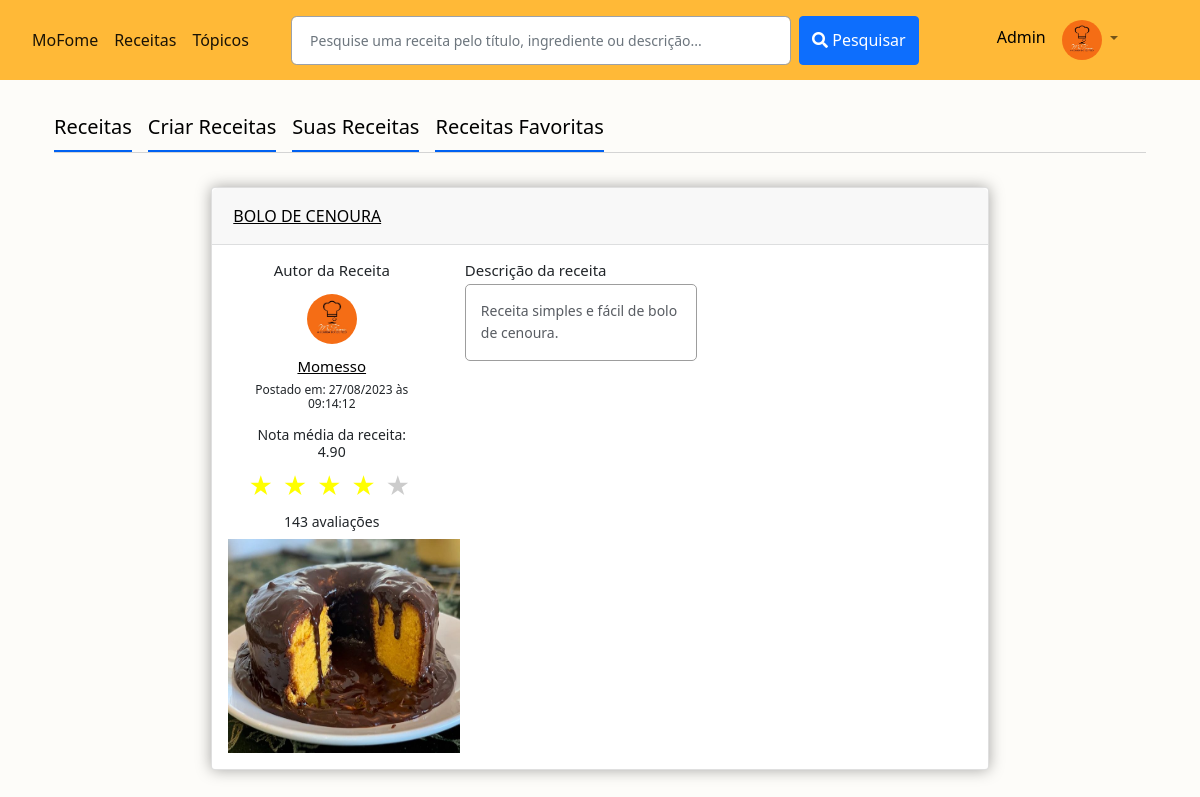
/perfil/favoritas/ (signed in), run on the app's committed database.
### usuarios/models.py (models this page shows, shortened)
class Profile(models.Model):
    user = models.OneToOneField(User, on_delete=models.CASCADE)
    image = models.ImageField(default='default.jpg', upload_to='profile_pics')
    modo_privacidade = models.IntegerField(default=0)
    receitas_avaliadas = models.ManyToManyField(modelsMoFome.Receita, related_name='avaliadores', blank=True)
    receitas_favoritas = models.ManyToManyField(modelsMoFome.Receita, related_name='favoritas', blank=True)

### MoFome/models.py (models this page shows, shortened)
class Receita(models.Model):
    title = models.CharField(max_length=80)
    ingredientes = models.TextField()
    descricao = models.TextField()
    modo_de_preparo = models.TextField()
    imagem = models.ImageField(default='MoFome.jpg', upload_to='receita_pics')
    data_do_post = models.DateTimeField(default=timezone.now)
    autor = models.ForeignKey(User, on_delete=models.CASCADE)
    avaliacao = models.IntegerField()
    quantidade_de_avaliacoes = models.IntegerField()
    horas = models.IntegerField()
    minutos = models.IntegerField()
    custo = models.IntegerField()
    dificuldade = models.IntegerField()
    pessoas = models.IntegerField()
    media = models.DecimalField(max_digits=4,
        decimal_places=2,
        null=True,
        blank=True,
    )
    def data_post_brasil(self):
        fuso_horario_brasil = pytz.timezone('America/Sao_Paulo')
        data_brasil= self.data_do_post.astimezone(fuso_horario_brasil)
        return data_brasil.strftime('%d/%m/%Y às %H:%M:%S')

### MoFome/views.py (the view)
# urls.py: path('perfil/favoritas/', views.receitas_favoritas , name='receitas-favoritas'),
@login_required
def receitas_favoritas(request):
    user_profile = request.user.profile
    receitas_favoritas = user_profile.receitas_favoritas.all()
    return render(request, 'MoFome/receitas_favoritas.html', {'receitas_favoritas': receitas_favoritas})

### MoFome/templates/MoFome/receitas_favoritas.html (shortened to what this page needs)
{% extends 'MoFome/base.html' %}
{% block conteudo %}
    <div class="container-xl px-4 mt-4">
      <nav class="nav nav-borders">
        <a class="nav-link active ms-0"  style="  color: black; font-size: 20px;" href="{% url 'receitas' %}">Receitas</a>
          <a class="nav-link active ms-0"	 style="color: black; font-size: 20px;" href="{% url 'receitas-create' %}" >Criar Receitas</a>
          <a class="nav-link active ms-0" style="color: black; font-size: 20px;" href="{% url 'minhasreceitas' %}">Suas Receitas</a>
			  <a class="nav-link active ms-0"	 style="color: black; font-size: 20px;" href="{% url 'receitas-favoritas'  %}" >Receitas Favoritas</a>
         </nav>
      <hr class="mt-0 mb-4">
    </div>
{% for receita in receitas_favoritas %}
<div class="row justify-content-center receita-card">
  <div class="col-md-8">
    <div class="card mb-4">
      <div class="card-header" style="text-transform: uppercase;">
        <a href="{% url 'receitas-detail' pk=receita.id %}" style="color: black;">{{ receita.title }}</a>
      </div>
      <div class="card-body">
        <div class="row align-items-center">
          <div class="col-md-3   text-center align-self-start" style="margin-left: 20px;">
            <h2 style="font-size: 15px; margin-bottom: 15px;">Autor da Receita</h2>
            <img class="rounded-circle img-account-profile" src="{{ receita.autor.profile.image.url }}" alt="">
            <div style="margin-top: 10px;">
              <a style="font-size: 15px; color: black;" href="{% url 'perfil-outro' username=receita.autor %}">{{ receita.autor }}</a>
          </div class="rating">
            <h2 style="font-size: 12px; margin-top: 5px;">Postado em: {{ receita.data_post_brasil }}</h2>
            {% if receita.quantidade_de_avaliacoes != 0 %}
              <h2 style="font-size: 14px; margin-top: 15px;">Nota média da receita: {{receita.media}}</h2>
              <span class="star {% if receita.media >= 1 %}selected{% endif %}">&#9733;</span>
              <span class="star {% if receita.media >= 2 %}selected{% endif %}">&#9733;</span>
              <span class="star {% if receita.media >= 3 %}selected{% endif %}">&#9733;</span>
              <span class="star {% if receita.media >= 4 %}selected{% endif %}">&#9733;</span>
              <span class="star {% if receita.media >= 5 %}selected{% endif %}">&#9733;</span>
            {% endif %}
            {% if receita.quantidade_de_avaliacoes > 1%}
              <h2 style="font-size: 14px; margin-top: 10px;">{{receita.quantidade_de_avaliacoes}} avaliações</h2>
            {% endif %}
          </div>
          <div class="col-md-4 align-self-start" style="margin-right: 30px; margin-left : 25px;">
            <h2 style="font-size: 15px; margin-bottom: 5px;">Descrição da receita</h2>
            <div class="form-control custom-description" style="line-height: 1.6;">
              {{ receita.descricao }}
            </div>
          </div>
          <div class="col-md-4 text-center align-self-start">
            <img class="img-fluid" style="height: 213.5px;" src="{{ receita.imagem.url }}" alt="Foto da Receita">
          </div>
        </div>
      </div>
    </div>
  </div>
</div>
{% endfor %}
{% endblock %}

### MoFome/templates/MoFome/base.html (shortened to what this page needs)
<!doctype html>
<html lang="pt-BR">
  <head>
    <link rel="stylesheet">
    <link href="https://cdnjs.cloudflare.com/ajax/libs/font-awesome/6.0.0-beta3/css/all.min.css" rel="stylesheet">
    <link rel="stylesheet" href="https://cdn.jsdelivr.net/npm/bootstrap@5.5.2/dist/css/bootstrap.min.css">
    <link href="https://cdnjs.cloudflare.com/ajax/libs/font-awesome/6.0.0-beta3/css/all.min.css" rel="stylesheet">
    <link rel="stylesheet" href="https://cdnjs.cloudflare.com/ajax/libs/font-awesome/5.15.4/css/all.min.css">
    <link href="https://cdn.jsdelivr.net/npm/bootstrap@5.0.2/dist/css/bootstrap.min.css" rel="stylesheet">
  </head>
  <body style="background-color: #fdfcf9" >
    <nav class="navbar navbar-expand-lg navbar-light" style="background-color: rgb(255, 185, 55); height: 80px;">
        <div class="container-fluid">
          <div class="collapse navbar-collapse" id="navbarScroll">
            <ul class="navbar-nav me-auto my-2 my-lg-0 navbar-nav-scroll" style="--bs-scroll-height: 100px;">
              <li class="nav-item">
                <a class="nav-link active" aria-current="page" href="{% url 'home' %}">MoFome</a>
              </li>
              <li class="nav-item dropdown">
                <a class="nav-link active" aria-current="page" href="{% url 'receitas' %}">Receitas</a>
            </li>
              <li class="nav-item dropdown">
                <a class="nav-link active" aria-current="page" href="{% url 'topicos' %}">Tópicos</a>
            </li>
            </ul>
            <form class="d-flex" action="{% url 'filtro-de-receitas' %}" method="get">
              <input class="form-control me-2" name="palavra pesquisada" type="search" placeholder="Pesquise uma receita pelo título, ingrediente ou descrição..." aria-label="Search" style="width: 500px;" id="validationServerUsername" required>
              <button class="btn btn-primary" type="submit" style="margin-right: 40px;">
                <i class="fas fa-search"></i> Pesquisar
            </button>
            </form>
            <ul class="navbar-nav">
                <li class="nav-item">
                    {% if user.is_authenticated %}
                        {% if user.username == "Momesso" %}
                            <li class="nav-item">
                                <a href="{% url 'admin:index' %}" class="nav-link"  style="color: black; margin-top: 5px; margin-left: 30px;">Admin</a>
                            </li>
                        {% endif %}
                        <li class="nav-item dropdown" style="margin-right: 50px;">
                          <a href="#" class="nav-link dropdown-toggle" id="profileDropdown" role="button" data-bs-toggle="dropdown" aria-expanded="false">
                              <img class="rounded-circle img-account-profile"  src="{{ user.profile.image.url }}" style="width: 40px; height: 40px;" alt="Perfil">
                          </a>
                      </li>
                    {% endif %}
                </li>
            </ul>
          </div>
        </div>
      </nav>
    {% block conteudo %}
    {% endblock %}
  </body>
</html>

### MoFome/templates/MoFome/receitas_favoritas.html (style rules this page uses)
body { background-color: #f2f6fc; color: #575d66; }
.img-account-profile { height: 50px; width: 50px; }
.rounded-circle { border-radius: 100% !important; }
.card { box-shadow: 0 0 15px rgba(0, 0, 0, 0.35); }
.card .card-header { font-weight: 500; background-color: rgba(33, 40, 50, 0.03); border-bottom: 1px solid rgba(33, 40, 50, 0.125); padding: 1rem 1.35rem; border-radius: 0.35rem 0.35rem 0 0; }
.form-control, .dataTable-input { display: block; width: 100%; padding: 0.875rem 1.125rem; font-size: 0.875rem; font-weight: 400; line-height: 1; color: #585c62; background-color: #fff; background-clip: padding-box; border: 1px solid #9ba1aa; -webkit-appearance: none; -moz-appearance: none; appearance: none; border-radius: 0.35rem; transition: border-color 0.15s ease-in-out, box-shadow 0.15s ease-in-out; }
.nav-borders .nav-link.active { color: #0061f2; border-bottom-color: #0061f2; }
.nav-borders .nav-link { color: #69707a; border-bottom-width: 0.125rem; border-bottom-style: solid; border-bottom-color: transparent; padding-top: 0.5rem; padding-bottom: 0.5rem; padding-left: 0; padding-right: 0; margin-left: 1rem; margin-right: 1rem; }
.receita-card { margin-top: 20px; padding: 10px; }
.custom-description { display: flex; justify-content: left; align-items: left; text-align: left; background-color: #ffffff; border: 1px solid #9d9d9d; padding: 15px; border-radius: 5px; }
.star { font-size: 24px; color: #ccc; margin-right: 5px; }
.star.selected { color: yellow; }

### data on the page
Receita: title "BOLO DE CENOURA", autor.profile.image (picture), autor "Momesso", data_post_brasil "27/08/2023 às 09:14:12", media "4.90", quantidade_de_avaliacoes "143", descricao "Receita simples e fácil de bolo de cenoura.", imagem (picture)
